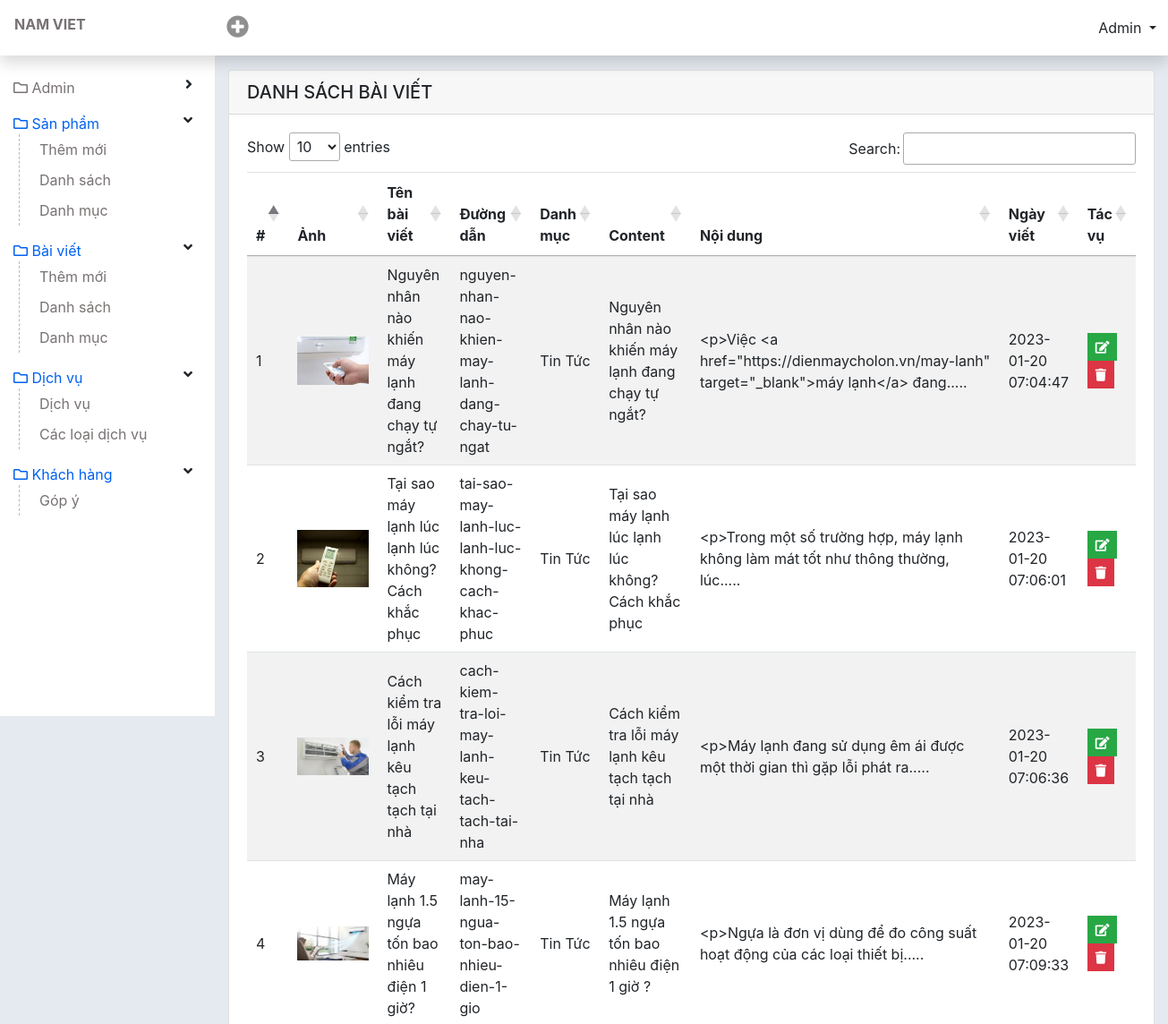
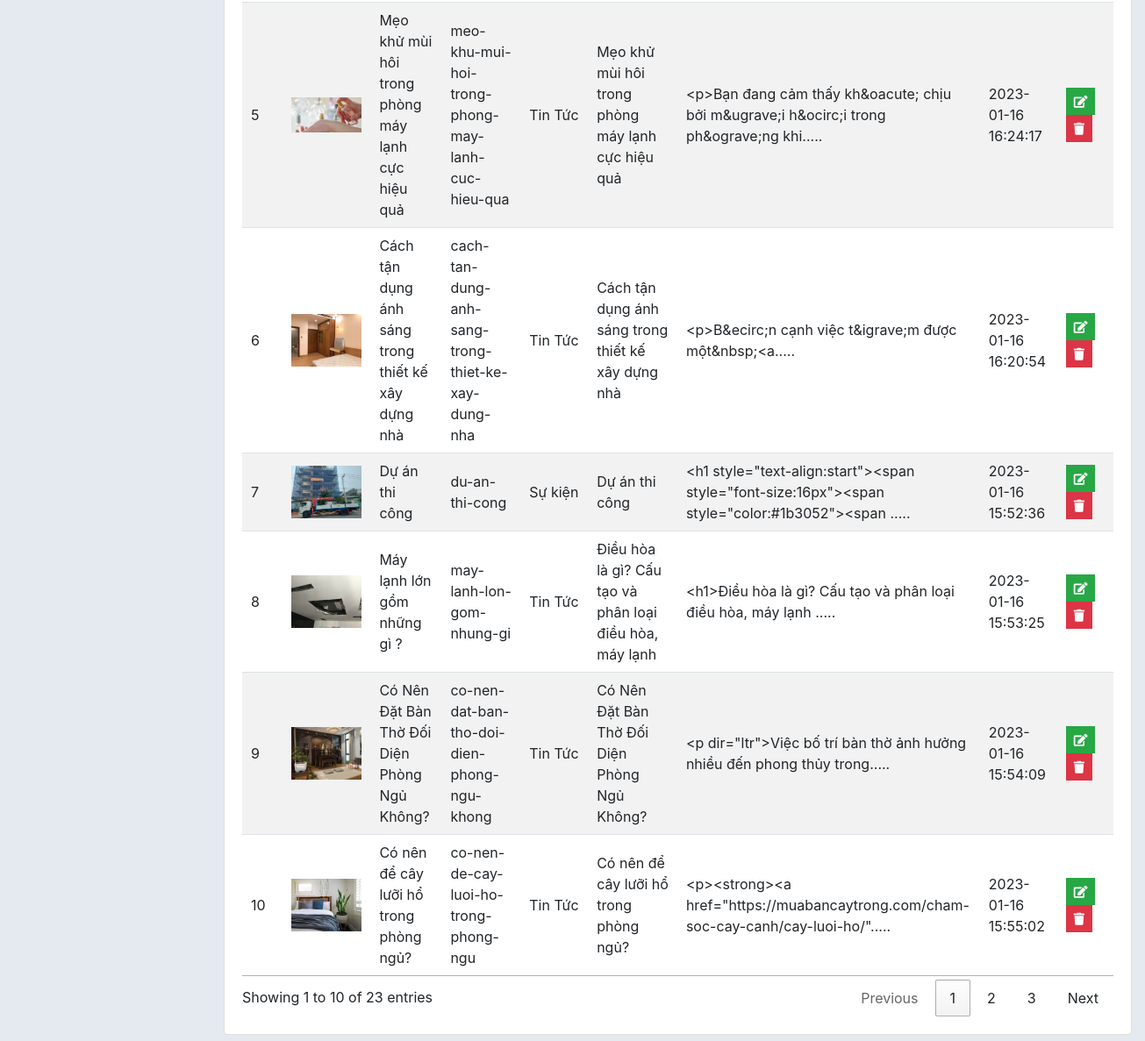
Page /admin/list-post.php (signed in) on the committed database (2 pictures, top to bottom).
### tables this page shows
CREATE TABLE `tbl_post` (
  `id` int(11) NOT NULL,
  `name` varchar(255) NOT NULL,
  `slug` varchar(255) NOT NULL,
  `cat` int(11) NOT NULL,
  `tomtat` text NOT NULL,
  `content` text NOT NULL,
  `noidung` text NOT NULL,
  `times` timestamp NOT NULL DEFAULT current_timestamp() ON UPDATE current_timestamp(),
  `img` varchar(200) NOT NULL
);

CREATE TABLE `tbl_cat_post` (
  `id` int(20) NOT NULL,
  `name` varchar(255) NOT NULL,
  `slug` varchar(255) NOT NULL,
  `position` int(11) DEFAULT NULL
);

### lib/database.php (called while the page is built, shortened)
<?php
class Database{
  public $host   = DB_HOST;
  public $user   = DB_USER;
  public $pass   = DB_PASS;
  public $dbname = DB_NAME;
  public $link;
private function connectDB(){
  $this -> link = new mysqli($this->host, $this->user, $this->pass, $this->dbname);
    mysqli_set_charset($this->link, 'UTF8');
}
public function select($query){
  $result = $this->link->query($query) or
  die($this->link->error.__LINE__);
  if($result->num_rows > 0){
    return $result;
  } else {
    return false;
  }
}
}
?>

### classes/post.php (called while the page is built, shortened)
<?php
    $filepath = realpath(dirname(__FILE__));
    include_once ($filepath. '/../lib/database.php');
    include_once ($filepath. '/../helpers/format.php');
?>
<?php
    class post {
        private $db;
        public function __construct() {
            $this->db = new Database();
        }
        public function show_post(){
            $query = "SELECT * FROM tbl_post ORDER BY id DESC";
            $result = $this->db->select($query);
            return $result;
        }
    }
?>

### classes/category.php (called while the page is built, shortened)
<?php
    $filepath = realpath(dirname(__FILE__));
    include_once ($filepath. '/../lib/database.php');
    include_once ($filepath. '/../helpers/format.php');
?>
<?php
    class category {
        private $db;
        public function __construct() {
            $this->db = new Database();
        }
        public function post_get_name_by_cat($cat_id) {
            $query =
            "SELECT tbl_post.*,tbl_cat_post.name, tbl_cat_post.id
            FROM tbl_post,tbl_cat_post
            WHERE tbl_post.cat = tbl_cat_post.id
            AND tbl_post.cat = '$cat_id' ";
            $result = $this->db->select($query);
            return $result;
        }
    }
?>

### helpers/format.php (called while the page is built, shortened)
<?php
class Format{
public function textShorten($text, $limit = 400){
   $text = $text. " ";
   $text = substr($text, 0, $limit);
   $text = substr($text, 0, strrpos($text, ' '));
   $text = $text.".....";
   return $text;
}
}
?>

### admin/list-post.php (the view, shortened to what this page needs)
<?php include 'inc/header.php';?>
<?php include '../classes/category.php';?>
<?php include '../classes/post.php';?>
<?php include_once '../helpers/format.php';?>
<?php
  $fm = new Format();
	$cat = new category();
  $ps = new post();
  $pslist = $ps -> show_post();
?>
<div id="wp-content">
  <div id="content" class="container-fluid">
    <div class="card">
      <div class="card-header font-weight-bold d-flex justify-content-between align-items-center">
        <h5 class="m-0 ">Danh sách bài viết</h5>
      </div>
      <div class="card-body">
        <table class="table table-striped table-checkall" id="table-admin">
          <thead>
            <tr>
              <th scope="col">#</th>
              <th scope="col">Ảnh</th>
              <th scope="col">Tên bài viết</th>
              <th scope="col">Đường dẫn</th>
              <th scope="col">Danh mục</th>
              <th scope="col">Content</th>
              <th scope="col">Nội dung</th>
              <th scope="col">Ngày viết</th>
              <th scope="col">Tác vụ</th>
            </tr>
          </thead>
          <tbody>
            <?php
                if($pslist) {
                  $i=0;
                  while($resule = $pslist -> fetch_assoc()){
                    $i++;
              ?>
            <tr class="">
              <td><?php echo $i ?></td>
              <td><img src="../public/images/<?php echo $resule['img'] ?>" alt="" width="80"></td>
              <td><?php echo $resule['name'] ?></td>
              <td><?php echo $resule['slug'] ?></td>
              <td><?php
                $cat_id = $resule['cat'];
                $namebycat = $cat -> post_get_name_by_cat($cat_id);
                if($namebycat) {
                $result_name = $namebycat -> fetch_assoc();
                echo $result_name['name'];
              }
              ?></td>
              <td><?php echo $resule['content'] ?></td>
              <td><?php
            $htmlspecialchars = $fm -> textShorten($resule['noidung'],100);
            echo htmlspecialchars($htmlspecialchars) ?></td>
              <td><?php echo $resule['times'] ?></td>
              <td>
                <a href="edit-post.php?postid=<?php echo $resule['id'] ?>"
                  class="btn btn-success btn-sm rounded-0 text-white" type="button" data-toggle="tooltip"
                  data-placement="top" title="Edit"><i class="fa fa-edit"></i></a>
                <a href="?postid=<?php echo $resule['id'] ?>" onclick="return confirm('Bạn có muốn xoá không?')"
                  class="btn btn-danger btn-sm rounded-0 text-white" type="button" data-toggle="tooltip"
                  data-placement="top" title="Delete"><i class="fa fa-trash"></i></a>
              </td>
            </tr>
            <?php } } ?>
          </tbody>
        </table>
      </div>
    </div>
  </div>
</div>
<?php include 'inc/footer.php';?>

### admin/css/style.css (style rules this page uses)
a { color: #787272; }
#wp-content { flex: auto; min-height: 100vh; padding-top: 3.625rem; padding-left: 15rem; }
#content { padding-top: 20px; padding-bottom: 20px; }
#content .card-header { text-transform: uppercase; }
.table tr td { vertical-align: middle; }

### rows in the picture
tbl_post: img (picture), name "Nguyên nhân nào khiến máy lạnh đang chạy tự ngắt?", slug "nguyen-nhan-nao-khien-may-lanh-dang-chay-tu-ngat", tbl_cat_post.name "Tin Tức", content "Nguyên nhân nào khiến máy lạnh đang chạy tự ngắt?", noidung "<p>Việc <a href=\"https://dienmaycholon.vn/may-lanh\" target=\"_blank\">máy lạnh</a> đang.....", times "2023-01-20 07:04:47"
tbl_post: img (picture), name "Tại sao máy lạnh lúc lạnh lúc không? Cách khắc phục", slug "tai-sao-may-lanh-luc-lanh-luc-khong-cach-khac-phuc", tbl_cat_post.name "Tin Tức", content "Tại sao máy lạnh lúc lạnh lúc không? Cách khắc phục", noidung "<p>Trong một số trường hợp, máy lạnh không làm mát tốt như thông thường, lúc.....", times "2023-01-20 07:06:01"
tbl_post: img (picture), name "Cách kiểm tra lỗi máy lạnh kêu tạch tạch tại nhà", slug "cach-kiem-tra-loi-may-lanh-keu-tach-tach-tai-nha", tbl_cat_post.name "Tin Tức", content "Cách kiểm tra lỗi máy lạnh kêu tạch tạch tại nhà", noidung "<p>Máy lạnh đang sử dụng êm ái được một thời gian thì gặp lỗi phát ra.....", times "2023-01-20 07:06:36"
tbl_post: img (picture), name "Máy lạnh 1.5 ngựa tốn bao nhiêu điện 1 giờ?", slug "may-lanh-15-ngua-ton-bao-nhieu-dien-1-gio", tbl_cat_post.name "Tin Tức", content "Máy lạnh 1.5 ngựa tốn bao nhiêu điện 1 giờ ?", noidung "<p>Ngựa là đơn vị dùng để đo công suất hoạt động của các loại thiết bị.....", times "2023-01-20 07:09:33"
tbl_post: img (picture), name "Mẹo khử mùi hôi trong phòng máy lạnh cực hiệu quả", slug "meo-khu-mui-hoi-trong-phong-may-lanh-cuc-hieu-qua", tbl_cat_post.name "Tin Tức", content "Mẹo khử mùi hôi trong phòng máy lạnh cực hiệu quả", noidung "<p>Bạn đang cảm thấy kh&oacute; chịu bởi m&ugrave;i h&ocirc;i trong ph&ograve;ng khi.....", times "2023-01-16 16:24:17"
tbl_post: img (picture), name "Cách tận dụng ánh sáng trong thiết kế xây dựng nhà", slug "cach-tan-dung-anh-sang-trong-thiet-ke-xay-dung-nha", tbl_cat_post.name "Tin Tức", content "Cách tận dụng ánh sáng trong thiết kế xây dựng nhà", noidung "<p>B&ecirc;n cạnh việc t&igrave;m được một&nbsp;<a.....", times "2023-01-16 16:20:54"
tbl_post: img (picture), name "Dự án thi công", slug "du-an-thi-cong", tbl_cat_post.name "Sự kiện", content "Dự án thi công", noidung "<h1 style=\"text-align:start\"><span style=\"font-size:16px\"><span style=\"color:#1b3052\"><span .....", times "2023-01-16 15:52:36"
tbl_post: img (picture), name "Máy lạnh lớn gồm những gì ?", slug "may-lanh-lon-gom-nhung-gi", tbl_cat_post.name "Tin Tức", content "Điều hòa là gì? Cấu tạo và phân loại điều hòa, máy lạnh", noidung "<h1>Điều hòa là gì? Cấu tạo và phân loại điều hòa, máy lạnh .....", times "2023-01-16 15:53:25"
tbl_post: img (picture), name "Có Nên Đặt Bàn Thờ Đối Diện Phòng Ngủ Không?", slug "co-nen-dat-ban-tho-doi-dien-phong-ngu-khong", tbl_cat_post.name "Tin Tức", content "Có Nên Đặt Bàn Thờ Đối Diện Phòng Ngủ Không?", noidung "<p dir=\"ltr\">Việc bố trí bàn thờ ảnh hưởng nhiều đến phong thủy trong.....", times "2023-01-16 15:54:09"
tbl_post: img (picture), name "Có nên để cây lưỡi hổ trong phòng ngủ?", slug "co-nen-de-cay-luoi-ho-trong-phong-ngu", tbl_cat_post.name "Tin Tức", content "Có nên để cây lưỡi hổ trong phòng ngủ?", noidung "<p><strong><a href=\"https://muabancaytrong.com/cham-soc-cay-canh/cay-luoi-ho/\".....", times "2023-01-16 15:55:02"
